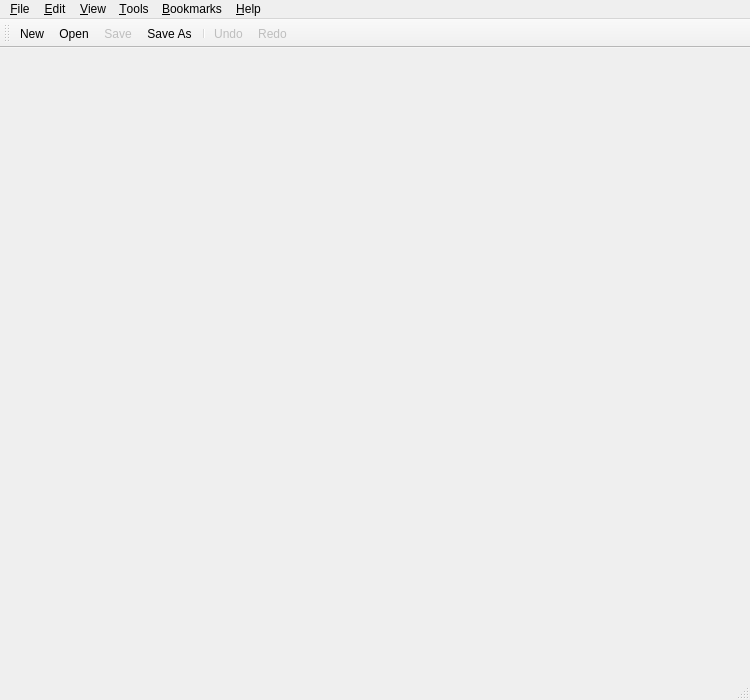
<?xml version="1.0" encoding="UTF-8"?>
<ui version="4.0">
 <class>QScintillaEditor</class>
 <widget class="QMainWindow" name="QScintillaEditor">
  <property name="geometry">
   <rect>
    <x>0</x>
    <y>0</y>
    <width>750</width>
    <height>700</height>
   </rect>
  </property>
  <property name="contextMenuPolicy">
   <enum>Qt::NoContextMenu</enum>
  </property>
  <widget class="QWidget" name="centralWidget"/>
  <widget class="QMenuBar" name="menuBar">
   <property name="geometry">
    <rect>
     <x>0</x>
     <y>0</y>
     <width>750</width>
     <height>18</height>
    </rect>
   </property>
   <widget class="QMenu" name="menuFile">
    <property name="title">
     <string>&amp;File</string>
    </property>
    <widget class="QMenu" name="menuReopenWithEncoding">
     <property name="enabled">
      <bool>false</bool>
     </property>
     <property name="title">
      <string>Reopen with Encoding</string>
     </property>
    </widget>
    <addaction name="actionNew"/>
    <addaction name="actionOpen"/>
    <addaction name="actionReopen"/>
    <addaction name="menuReopenWithEncoding"/>
    <addaction name="actionSave"/>
    <addaction name="actionSaveAs"/>
    <addaction name="separator"/>
    <addaction name="actionPageSetup"/>
    <addaction name="actionPrint"/>
    <addaction name="separator"/>
    <addaction name="actionClose"/>
    <addaction name="actionQuit"/>
   </widget>
   <widget class="QMenu" name="menuEdit">
    <property name="title">
     <string>&amp;Edit</string>
    </property>
    <addaction name="actionUndo"/>
    <addaction name="actionRedo"/>
    <addaction name="separator"/>
    <addaction name="actionCut"/>
    <addaction name="actionCopy"/>
    <addaction name="actionPaste"/>
    <addaction name="separator"/>
    <addaction name="actionFind"/>
    <addaction name="actionFindNext"/>
    <addaction name="actionFindPrevious"/>
    <addaction name="actionReplace"/>
    <addaction name="actionGoTo"/>
    <addaction name="separator"/>
    <addaction name="actionSelectAll"/>
   </widget>
   <widget class="QMenu" name="menuFormat">
    <property name="title">
     <string>&amp;Tools</string>
    </property>
    <widget class="QMenu" name="menuEncoding">
     <property name="title">
      <string>Encoding</string>
     </property>
    </widget>
    <widget class="QMenu" name="menuEndOfLine">
     <property name="title">
      <string>End of Line</string>
     </property>
     <addaction name="actionEndOfLineWindows"/>
     <addaction name="actionEndOfLineUnix"/>
     <addaction name="actionEndOfLineMacintosh"/>
    </widget>
    <widget class="QMenu" name="menuLanguage">
     <property name="title">
      <string>Language</string>
     </property>
    </widget>
    <widget class="QMenu" name="menuColorScheme">
     <property name="title">
      <string>Color Scheme</string>
     </property>
    </widget>
    <addaction name="actionWordWrap"/>
    <addaction name="actionFont"/>
    <addaction name="menuColorScheme"/>
    <addaction name="separator"/>
    <addaction name="menuLanguage"/>
    <addaction name="menuEncoding"/>
    <addaction name="menuEndOfLine"/>
    <addaction name="separator"/>
    <addaction name="actionToLowercase"/>
    <addaction name="actionToUppercase"/>
   </widget>
   <widget class="QMenu" name="menuView">
    <property name="title">
     <string>&amp;View</string>
    </property>
    <widget class="QMenu" name="menuZoom">
     <property name="title">
      <string>Zoom</string>
     </property>
     <addaction name="actionZoomIn"/>
     <addaction name="actionZoomOut"/>
     <addaction name="actionResetZoom"/>
    </widget>
    <addaction name="actionFullscreen"/>
    <addaction name="separator"/>
    <addaction name="actionToolBar"/>
    <addaction name="actionStatusBar"/>
    <addaction name="separator"/>
    <addaction name="menuZoom"/>
    <addaction name="separator"/>
    <addaction name="actionWhitespace"/>
    <addaction name="actionEndOfLine"/>
    <addaction name="separator"/>
    <addaction name="actionIndentationGuides"/>
    <addaction name="actionHighlightCurrentLine"/>
    <addaction name="actionLongLineIndicator"/>
    <addaction name="separator"/>
    <addaction name="actionLineNumbers"/>
    <addaction name="actionIconMargin"/>
    <addaction name="actionFoldMargin"/>
   </widget>
   <widget class="QMenu" name="menuHelp">
    <property name="title">
     <string>&amp;Help</string>
    </property>
    <addaction name="actionAbout"/>
   </widget>
   <widget class="QMenu" name="menuBookmarks">
    <property name="title">
     <string>&amp;Bookmarks</string>
    </property>
    <addaction name="actionToggleBookmark"/>
    <addaction name="actionPreviousBookmark"/>
    <addaction name="actionNextBookmark"/>
    <addaction name="actionClearAllBookmarks"/>
   </widget>
   <addaction name="menuFile"/>
   <addaction name="menuEdit"/>
   <addaction name="menuView"/>
   <addaction name="menuFormat"/>
   <addaction name="menuBookmarks"/>
   <addaction name="menuHelp"/>
  </widget>
  <widget class="QToolBar" name="mainToolBar">
   <property name="toolButtonStyle">
    <enum>Qt::ToolButtonTextBesideIcon</enum>
   </property>
   <attribute name="toolBarArea">
    <enum>TopToolBarArea</enum>
   </attribute>
   <attribute name="toolBarBreak">
    <bool>false</bool>
   </attribute>
   <addaction name="actionNew"/>
   <addaction name="actionOpen"/>
   <addaction name="actionSave"/>
   <addaction name="actionSaveAs"/>
   <addaction name="separator"/>
   <addaction name="actionUndo"/>
   <addaction name="actionRedo"/>
  </widget>
  <widget class="QStatusBar" name="statusBar"/>
  <action name="actionNew">
   <property name="text">
    <string>New</string>
   </property>
   <property name="shortcut">
    <string>Ctrl+N</string>
   </property>
  </action>
  <action name="actionOpen">
   <property name="text">
    <string>Open...</string>
   </property>
   <property name="shortcut">
    <string>Ctrl+O</string>
   </property>
  </action>
  <action name="actionSave">
   <property name="enabled">
    <bool>false</bool>
   </property>
   <property name="text">
    <string>Save</string>
   </property>
   <property name="shortcut">
    <string>Ctrl+S</string>
   </property>
  </action>
  <action name="actionSaveAs">
   <property name="text">
    <string>Save As...</string>
   </property>
  </action>
  <action name="actionPrint">
   <property name="text">
    <string>Print...</string>
   </property>
   <property name="shortcut">
    <string>Ctrl+P</string>
   </property>
  </action>
  <action name="actionPageSetup">
   <property name="text">
    <string>Page Setup...</string>
   </property>
  </action>
  <action name="actionClose">
   <property name="text">
    <string>Close</string>
   </property>
   <property name="toolTip">
    <string>Close</string>
   </property>
  </action>
  <action name="actionUndo">
   <property name="enabled">
    <bool>false</bool>
   </property>
   <property name="text">
    <string>Undo</string>
   </property>
   <property name="shortcut">
    <string>Ctrl+Z</string>
   </property>
  </action>
  <action name="actionCut">
   <property name="text">
    <string>Cut</string>
   </property>
   <property name="shortcut">
    <string>Ctrl+X</string>
   </property>
  </action>
  <action name="actionCopy">
   <property name="text">
    <string>Copy</string>
   </property>
   <property name="shortcut">
    <string>Ctrl+C</string>
   </property>
  </action>
  <action name="actionPaste">
   <property name="text">
    <string>Paste</string>
   </property>
   <property name="shortcut">
    <string>Ctrl+V</string>
   </property>
  </action>
  <action name="actionFind">
   <property name="text">
    <string>Find...</string>
   </property>
   <property name="shortcut">
    <string>Ctrl+F</string>
   </property>
  </action>
  <action name="actionFindNext">
   <property name="text">
    <string>Find Next</string>
   </property>
   <property name="shortcut">
    <string>F3</string>
   </property>
  </action>
  <action name="actionReplace">
   <property name="text">
    <string>Replace...</string>
   </property>
   <property name="shortcut">
    <string>Ctrl+H</string>
   </property>
  </action>
  <action name="actionGoTo">
   <property name="text">
    <string>Go To...</string>
   </property>
   <property name="shortcut">
    <string>Ctrl+G</string>
   </property>
  </action>
  <action name="actionSelectAll">
   <property name="text">
    <string>Select All</string>
   </property>
   <property name="shortcut">
    <string>Ctrl+A</string>
   </property>
  </action>
  <action name="actionWordWrap">
   <property name="checkable">
    <bool>true</bool>
   </property>
   <property name="text">
    <string>Word Wrap</string>
   </property>
  </action>
  <action name="actionFont">
   <property name="text">
    <string>Font...</string>
   </property>
  </action>
  <action name="actionStatusBar">
   <property name="checkable">
    <bool>true</bool>
   </property>
   <property name="checked">
    <bool>false</bool>
   </property>
   <property name="text">
    <string>Status Bar</string>
   </property>
  </action>
  <action name="actionAbout">
   <property name="text">
    <string>About...</string>
   </property>
  </action>
  <action name="actionRedo">
   <property name="enabled">
    <bool>false</bool>
   </property>
   <property name="text">
    <string>Redo</string>
   </property>
   <property name="shortcut">
    <string>Ctrl+Y</string>
   </property>
  </action>
  <action name="actionToolBar">
   <property name="checkable">
    <bool>true</bool>
   </property>
   <property name="checked">
    <bool>false</bool>
   </property>
   <property name="text">
    <string>Tool Bar</string>
   </property>
  </action>
  <action name="actionFullscreen">
   <property name="checkable">
    <bool>true</bool>
   </property>
   <property name="text">
    <string>Fullscreen</string>
   </property>
   <property name="shortcut">
    <string>F11</string>
   </property>
  </action>
  <action name="actionZoomIn">
   <property name="text">
    <string>Zoom In</string>
   </property>
   <property name="shortcut">
    <string>Ctrl++</string>
   </property>
  </action>
  <action name="actionZoomOut">
   <property name="text">
    <string>Zoom Out</string>
   </property>
   <property name="shortcut">
    <string>Ctrl+-</string>
   </property>
  </action>
  <action name="actionResetZoom">
   <property name="text">
    <string>Reset Zoom</string>
   </property>
   <property name="shortcut">
    <string>Ctrl+0</string>
   </property>
  </action>
  <action name="actionWhitespace">
   <property name="checkable">
    <bool>true</bool>
   </property>
   <property name="checked">
    <bool>false</bool>
   </property>
   <property name="text">
    <string>Whitespace</string>
   </property>
  </action>
  <action name="actionFindPrevious">
   <property name="text">
    <string>Find Previous</string>
   </property>
   <property name="shortcut">
    <string>Shift+F3</string>
   </property>
  </action>
  <action name="actionLineNumbers">
   <property name="checkable">
    <bool>true</bool>
   </property>
   <property name="checked">
    <bool>false</bool>
   </property>
   <property name="text">
    <string>Line Numbers</string>
   </property>
  </action>
  <action name="actionLongLineIndicator">
   <property name="checkable">
    <bool>true</bool>
   </property>
   <property name="checked">
    <bool>false</bool>
   </property>
   <property name="text">
    <string>Long Line Indicator</string>
   </property>
  </action>
  <action name="actionQuit">
   <property name="text">
    <string>Quit</string>
   </property>
  </action>
  <action name="actionReopen">
   <property name="enabled">
    <bool>false</bool>
   </property>
   <property name="text">
    <string>Reopen</string>
   </property>
   <property name="shortcut">
    <string>F5</string>
   </property>
  </action>
  <action name="actionIndentationGuides">
   <property name="checkable">
    <bool>true</bool>
   </property>
   <property name="checked">
    <bool>false</bool>
   </property>
   <property name="text">
    <string>Indentation Guides</string>
   </property>
  </action>
  <action name="actionEndOfLineWindows">
   <property name="checkable">
    <bool>true</bool>
   </property>
   <property name="text">
    <string>Windows</string>
   </property>
  </action>
  <action name="actionEndOfLineUnix">
   <property name="checkable">
    <bool>true</bool>
   </property>
   <property name="text">
    <string>Unix</string>
   </property>
  </action>
  <action name="actionEndOfLineMacintosh">
   <property name="checkable">
    <bool>true</bool>
   </property>
   <property name="text">
    <string>Macintosh</string>
   </property>
  </action>
  <action name="actionEndOfLine">
   <property name="checkable">
    <bool>true</bool>
   </property>
   <property name="text">
    <string>End of Line</string>
   </property>
  </action>
  <action name="actionToLowercase">
   <property name="text">
    <string>To Lowercase</string>
   </property>
   <property name="shortcut">
    <string>Ctrl+U</string>
   </property>
  </action>
  <action name="actionToUppercase">
   <property name="text">
    <string>To Uppercase</string>
   </property>
   <property name="shortcut">
    <string>Ctrl+Shift+U</string>
   </property>
  </action>
  <action name="actionIconMargin">
   <property name="checkable">
    <bool>true</bool>
   </property>
   <property name="text">
    <string>Icon Margin</string>
   </property>
  </action>
  <action name="actionFoldMargin">
   <property name="checkable">
    <bool>true</bool>
   </property>
   <property name="checked">
    <bool>false</bool>
   </property>
   <property name="text">
    <string>Fold Margin</string>
   </property>
  </action>
  <action name="actionToggleBookmark">
   <property name="text">
    <string>Toggle Bookmark</string>
   </property>
   <property name="shortcut">
    <string>Ctrl+B</string>
   </property>
  </action>
  <action name="actionPreviousBookmark">
   <property name="text">
    <string>Previous</string>
   </property>
   <property name="shortcut">
    <string>Shift+F2</string>
   </property>
  </action>
  <action name="actionNextBookmark">
   <property name="text">
    <string>Next</string>
   </property>
   <property name="shortcut">
    <string>F2</string>
   </property>
  </action>
  <action name="actionClearAllBookmarks">
   <property name="text">
    <string>Clear All</string>
   </property>
  </action>
  <action name="actionHighlightCurrentLine">
   <property name="checkable">
    <bool>true</bool>
   </property>
   <property name="text">
    <string>Highlight Current Line</string>
   </property>
  </action>
 </widget>
 <layoutdefault spacing="6" margin="11"/>
 <resources/>
 <connections/>
</ui>
